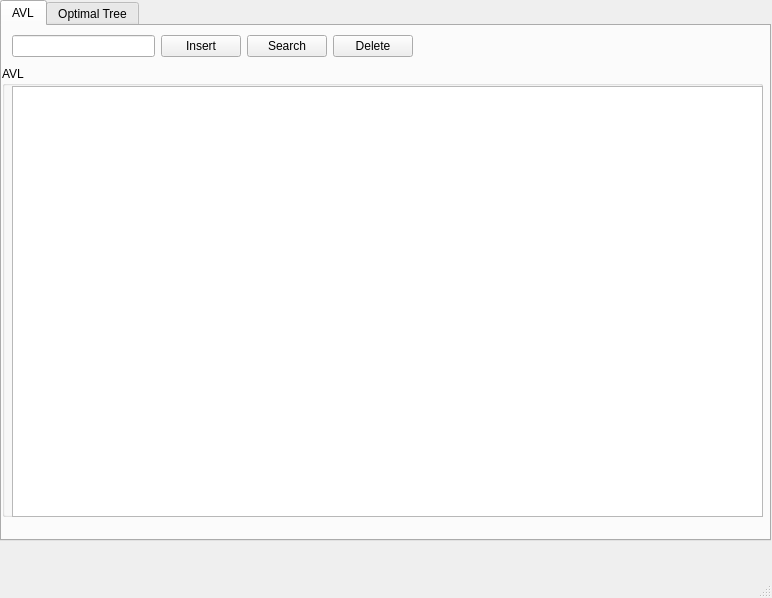
<?xml version="1.0" encoding="UTF-8"?>
<ui version="4.0">
 <class>MainWindow</class>
 <widget class="QMainWindow" name="MainWindow">
  <property name="geometry">
   <rect>
    <x>0</x>
    <y>0</y>
    <width>772</width>
    <height>598</height>
   </rect>
  </property>
  <property name="windowTitle">
   <string>MainWindow</string>
  </property>
  <widget class="QWidget" name="centralwidget">
   <widget class="QTabWidget" name="tabWidget">
    <property name="geometry">
     <rect>
      <x>0</x>
      <y>0</y>
      <width>771</width>
      <height>541</height>
     </rect>
    </property>
    <property name="currentIndex">
     <number>0</number>
    </property>
    <widget class="QWidget" name="tab_avl">
     <attribute name="title">
      <string>AVL</string>
     </attribute>
     <widget class="QGroupBox" name="box_avl">
      <property name="geometry">
       <rect>
        <x>0</x>
        <y>40</y>
        <width>761</width>
        <height>451</height>
       </rect>
      </property>
      <property name="title">
       <string>AVL</string>
      </property>
      <widget class="QGraphicsView" name="graphics_avl">
       <property name="geometry">
        <rect>
         <x>10</x>
         <y>20</y>
         <width>751</width>
         <height>431</height>
        </rect>
       </property>
      </widget>
     </widget>
     <widget class="QWidget" name="horizontalLayoutWidget">
      <property name="geometry">
       <rect>
        <x>10</x>
        <y>0</y>
        <width>401</width>
        <height>41</height>
       </rect>
      </property>
      <layout class="QHBoxLayout" name="horizontalLayout">
       <item>
        <widget class="QLineEdit" name="txt_input_avl"/>
       </item>
       <item>
        <widget class="QPushButton" name="btn_insert">
         <property name="text">
          <string>Insert</string>
         </property>
        </widget>
       </item>
       <item>
        <widget class="QPushButton" name="btn_search">
         <property name="text">
          <string>Search</string>
         </property>
        </widget>
       </item>
       <item>
        <widget class="QPushButton" name="btn_delete">
         <property name="text">
          <string>Delete</string>
         </property>
        </widget>
       </item>
      </layout>
     </widget>
     <widget class="QLabel" name="lbl_avl">
      <property name="geometry">
       <rect>
        <x>450</x>
        <y>0</y>
        <width>281</width>
        <height>41</height>
       </rect>
      </property>
      <property name="text">
       <string/>
      </property>
     </widget>
    </widget>
    <widget class="QWidget" name="tab_optimal">
     <attribute name="title">
      <string>Optimal Tree</string>
     </attribute>
     <widget class="QGroupBox" name="box_optimal_tree">
      <property name="geometry">
       <rect>
        <x>9</x>
        <y>79</y>
        <width>741</width>
        <height>411</height>
       </rect>
      </property>
      <property name="title">
       <string>Optimal Tree</string>
      </property>
      <widget class="QGraphicsView" name="graphics_optimal_tree">
       <property name="geometry">
        <rect>
         <x>-5</x>
         <y>21</y>
         <width>751</width>
         <height>391</height>
        </rect>
       </property>
      </widget>
     </widget>
     <widget class="QWidget" name="gridLayoutWidget">
      <property name="geometry">
       <rect>
        <x>0</x>
        <y>0</y>
        <width>441</width>
        <height>80</height>
       </rect>
      </property>
      <layout class="QGridLayout" name="gridLayout">
       <item row="1" column="1">
        <widget class="QLineEdit" name="txt_input_frequency_optimal_tree_2"/>
       </item>
       <item row="1" column="2">
        <widget class="QPushButton" name="btn_insert_optimal_tree">
         <property name="text">
          <string>Insert</string>
         </property>
        </widget>
       </item>
       <item row="0" column="1">
        <widget class="QLabel" name="lbl_frequecy_optimal_tree">
         <property name="text">
          <string>Frequency</string>
         </property>
         <property name="alignment">
          <set>Qt::AlignCenter</set>
         </property>
        </widget>
       </item>
       <item row="0" column="0">
        <widget class="QLabel" name="lbl_key_optimal_tree">
         <property name="text">
          <string>Key</string>
         </property>
         <property name="alignment">
          <set>Qt::AlignCenter</set>
         </property>
        </widget>
       </item>
       <item row="1" column="3">
        <widget class="QPushButton" name="btn_build_optimal_tree">
         <property name="text">
          <string>Build</string>
         </property>
        </widget>
       </item>
       <item row="1" column="0">
        <widget class="QLineEdit" name="txt_input_key_optimal_tree"/>
       </item>
       <item row="1" column="4">
        <widget class="QPushButton" name="btn_search_optimal_tree">
         <property name="text">
          <string>Search</string>
         </property>
        </widget>
       </item>
       <item row="0" column="4">
        <widget class="QPushButton" name="btn_cost_optimal_tree">
         <property name="text">
          <string>Cost</string>
         </property>
        </widget>
       </item>
      </layout>
     </widget>
     <widget class="QLabel" name="lbl_optimal_tree">
      <property name="geometry">
       <rect>
        <x>460</x>
        <y>30</y>
        <width>281</width>
        <height>41</height>
       </rect>
      </property>
      <property name="text">
       <string/>
      </property>
     </widget>
    </widget>
   </widget>
  </widget>
  <widget class="QMenuBar" name="menubar">
   <property name="geometry">
    <rect>
     <x>0</x>
     <y>0</y>
     <width>772</width>
     <height>28</height>
    </rect>
   </property>
  </widget>
  <widget class="QStatusBar" name="statusbar"/>
 </widget>
 <resources/>
 <connections/>
</ui>
